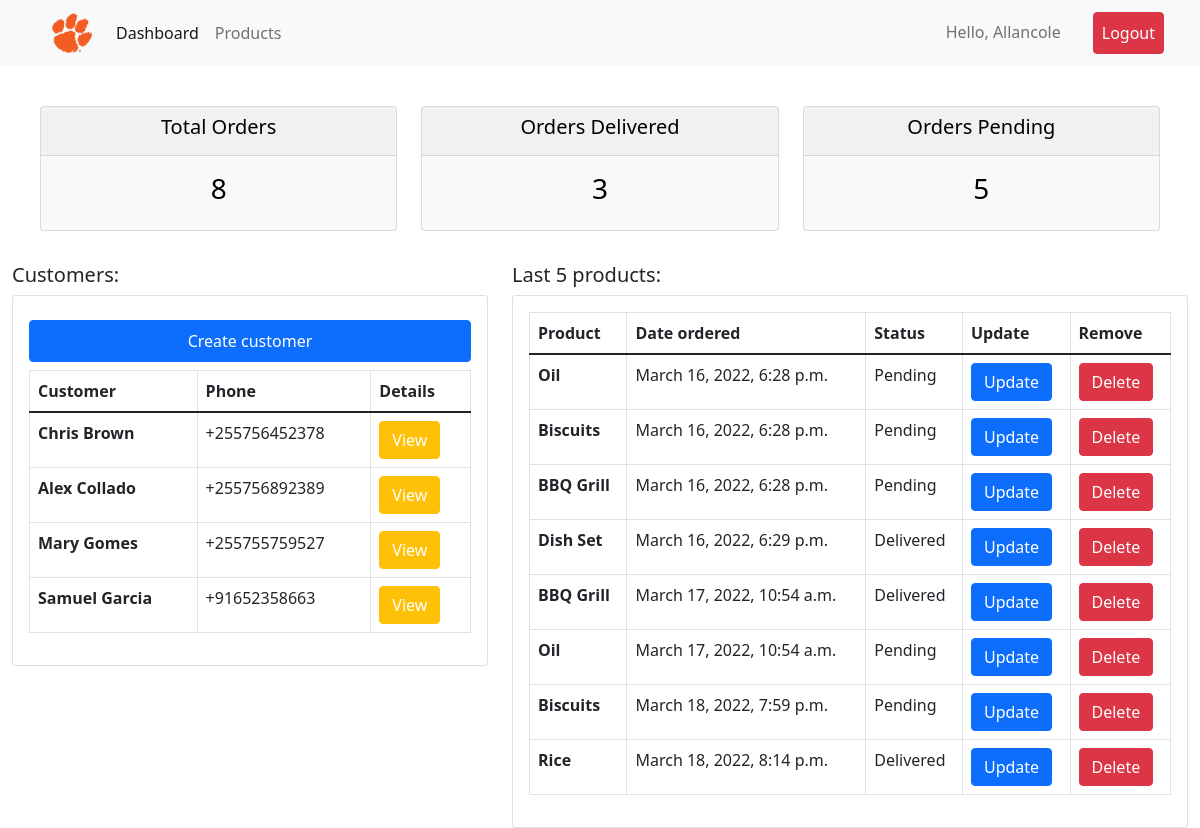
Before: / (signed in) with the older database file.
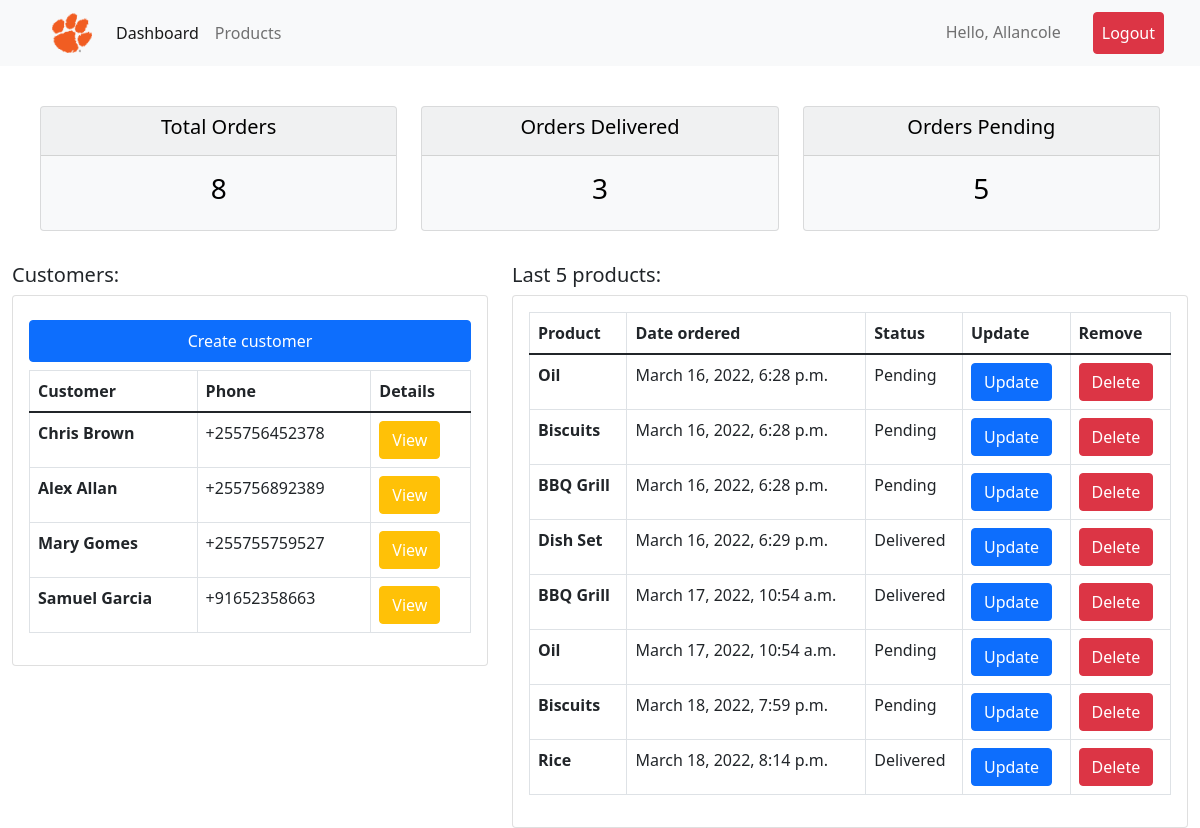
After: the same page with the newer database file.
### accounts/models.py (models this page shows, shortened)
class Customer(models.Model):
    user = models.OneToOneField(User, null=True, blank=True, on_delete=models.CASCADE)
    name = models.CharField(max_length=200, null=True)
    phone = models.CharField(max_length=200, null=True)
    email = models.EmailField(max_length=200, unique=True, null=True)
    profile_pic = models.ImageField(default="user-1.png", null=True, blank=True)
    date_created = models.DateTimeField(auto_now_add=True, null=True )

### accounts/decorators.py (the view)
    def wrapper_func(request, *args, **kwargs):
        group = None
        if request.user.groups.exists():
            group = request.user.groups.all()[0].name
            print(group)
        if group == 'customer':
            return redirect('user-page')
        if group == 'admin':
            return view_func(request, *args, **kwargs)

### accounts/views.py (called while the page is built)
@login_required(login_url='login')
@admin_only
def home(request):
    customers = Customer.objects.all()
    orders = Order.objects.all()
    total_orders = orders.count()
    delivered = orders.filter(status='Delivered').count()
    pending = orders.filter(status='Pending').count()
    context = {
        'customers': customers,
        'orders': orders,
        'total_orders': total_orders,
        'delivered': delivered,
        'pending': pending
        }
    return render(request, 'accounts/dashboard.html', context)

### accounts/templates/accounts/dashboard.html
{% extends 'base.html' %}
{% block content %}
    <br>
    {% include 'accounts/status.html' %}
        <div class="row">
            <div class="col-md-5">
                <h5>Customers:</h5>
                <div class="card card-body">
                    <a class="btn btn-primary p-2 my-2" href="#" role="button">Create customer</a>
                    <table class="table table-bordered">
                        <thead>
                          <tr>
                            <th scope="col">Customer</th>
                            <th scope="col">Phone</th>
                            <th scope="col">Details</th>
                          </tr>
                        </thead>
                        <tbody>
                          {% for customer in customers %}
                          <tr>
                            <th scope="row">{{customer.name}}</th>
                            <td>{{customer.phone}}</td>
                            <td><a class="btn btn-warning text-white" href="{% url 'customer' customer.id %}">View</a></td>
                          </tr>
                          {% endfor %}
                        </tbody>
                      </table>
                </div>
            </div>
            <div class="col-md-7">
                <h5>Last 5 products:</h5>
                <div class="card card-body">
                <table class="table table-bordered">
                    <thead>
                      <tr>
                        <th scope="col">Product</th>
                        <th scope="col">Date ordered</th>
                        <th scope="col">Status</th>
                        <th scope="col">Update</th>
                        <th scope="col">Remove</th>
                      </tr>
                    </thead>
                    <tbody>
                       {% for order in orders %}
                      <tr>
                        <th scope="row">{{ order.product.name }}</th>
                        <td>{{ order.date_created }}</td>
                        <td>{{ order.status }}</td>
                        <td><a class="btn btn-primary" href="{% url 'update-order' order.id %}" role="button">Update</a></td>
                        <td><a class="btn btn-danger" href="{% url 'delete-order' order.id %}" role="button">Delete</a></td>
                      </tr>
                      {% endfor %}
                    </tbody>
                  </table>
                </div>
            </div>
        </div>
{% endblock content %}

Changed rows visible on the page:
changed Customer: name "Alex Collado" → "Alex Allan"
